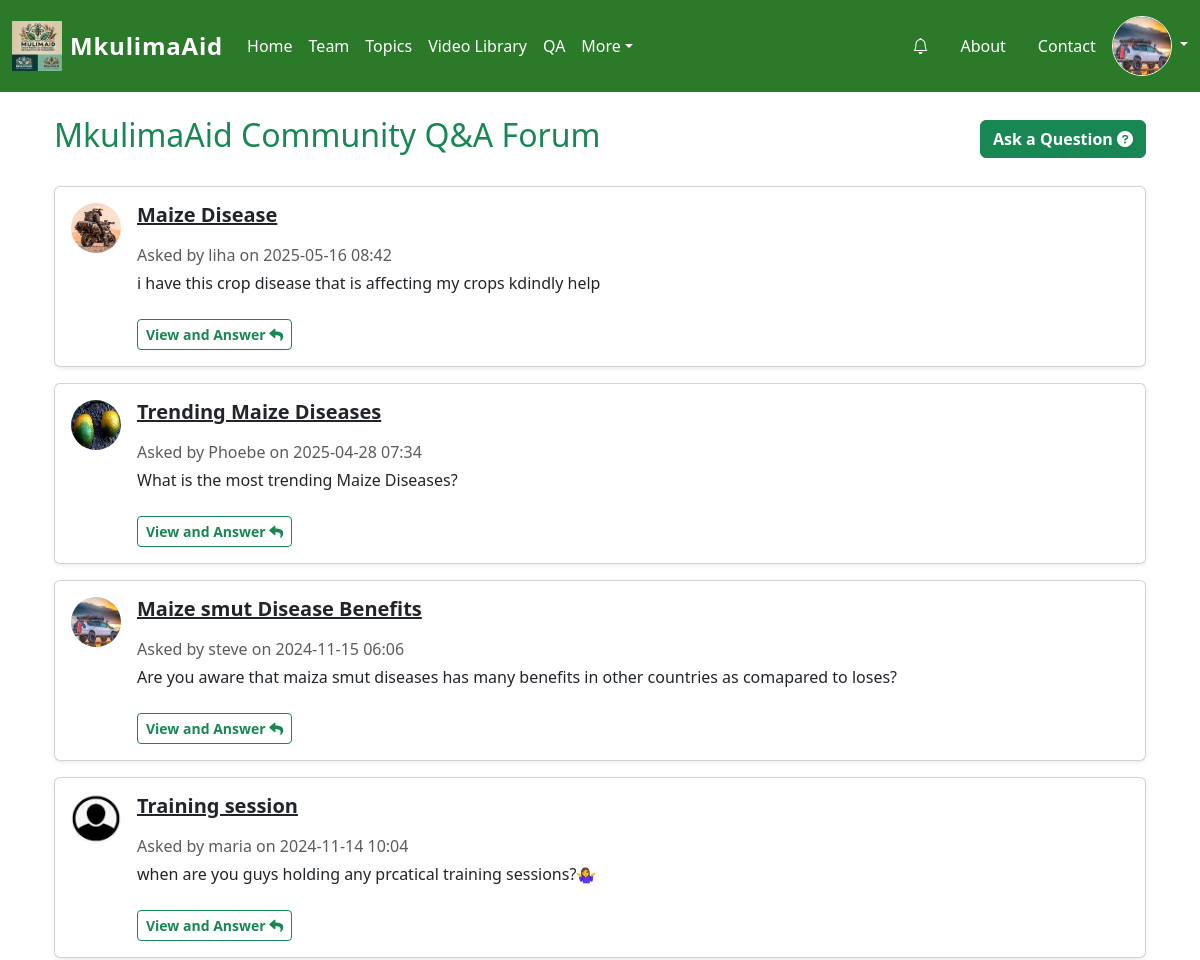
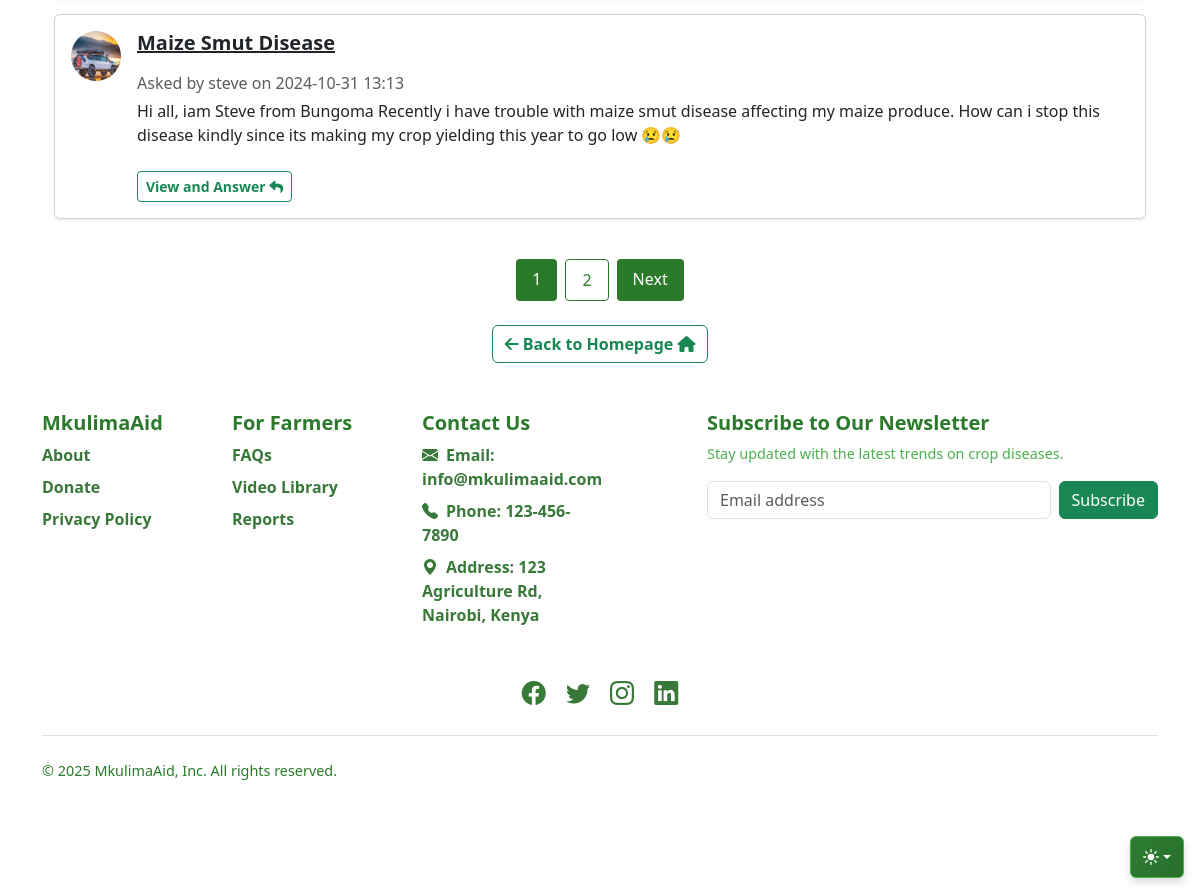
The page /forum (signed in) on the database its author committed (2 pictures, top to bottom).
### mkulimaaid/models.py (models this page shows, shortened)
class Settings(db.Model):
    id = db.Column(db.Integer, primary_key=True)
    site_title = db.Column(db.String(100), nullable=False, default="MkulimaAid")
    site_logo = db.Column(db.String(100), nullable=True)  # Store logo file path
    contact_email = db.Column(db.String(100), nullable=False, default="info@mkulimaaid.com")
    contact_phone = db.Column(db.String(20), nullable=False, default="123-456-7890")
    address = db.Column(db.Text, nullable=True, default="123 Main St, City, Country")
    maintenance_mode = db.Column(db.Boolean, default=False)

class User(UserMixin, db.Model):  # Use db.Model for SQLAlchemy models
    __tablename__ = 'users'
    id = db.Column(db.Integer, primary_key=True)
    fullname = db.Column(db.String(100), nullable=False)
    username = db.Column(db.String(50), nullable=False, unique=True)
    email = db.Column(db.String(120), nullable=False, unique=True)
    phone = db.Column(db.String(20), nullable=False)
    password = db.Column(db.String(60), nullable=False)
    is_admin = db.Column(db.Boolean, default=False)
    avatar = db.Column(db.String(100), nullable=True)
    date_joined = db.Column(db.DateTime, default=datetime.utcnow)
    farmers = db.relationship('Farmer', backref='user', lazy=True)
    contact_messages = db.relationship('ContactMessage', backref='user', lazy=True)

class Question(db.Model):
    __tablename__ = 'questions'
    id = db.Column(db.Integer, primary_key=True)
    title = db.Column(db.String(255), nullable=False)  # Question title
    content = db.Column(db.Text, nullable=False)  # Question content
    timestamp = db.Column(db.DateTime, default=datetime.utcnow)  # Time of posting
    author_id = db.Column(db.Integer, db.ForeignKey('users.id'), nullable=False)  # Author of the question
    author = db.relationship('User', backref=db.backref('questions', lazy=True))  # Relationship with User

### mkulimaaid/routes.py (the view)
@main.route('/forum')
@login_required
def forum():
    farmers_form = FarmersForm()
    page = request.args.get('page', 1, type=int)
    questions = Question.query.order_by(Question.timestamp.desc()).paginate(page=page, per_page=5)
    return render_template('forum.html', questions=questions, farmers_form=farmers_form)

### mkulimaaid/templates/forum.html (shortened to what this page needs)
{% extends "base.html" %}
{% block content %}
<div class="container">
    <div class="d-flex justify-content-between align-items-center my-4">
        <h2 class="text-success">MkulimaAid Community Q&A Forum</h2>
        <a href="{{ url_for('main.new_question') }}" class="btn btn-success text-white fw-bold">Ask a Question <i class="fas fa-question-circle"></i> </a>
    </div>
    <div class="row">
        {% for question in questions.items %}
        <div class="col-md-12">
            <div class="card mb-3 shadow-sm">
                <div class="card-body d-flex">
                    <img class="rounded-circle me-3"
                         src="{{ url_for('static', filename='uploads/' + question.author.avatar) if question.author.avatar else url_for('static', filename='images/default.png') }}"
                         alt="User Avatar" width="50" height="50">
                    <div>
                        <h5>
                            <a href="{{ url_for('main.view_question', question_id=question.id) }}" class="text-body">
                                {{ question.title }}
                            </a>
                        </h5>
                        <p class="text-muted mb-1">
                            Asked by {{ question.author.username }} on {{ question.timestamp.strftime('%Y-%m-%d %H:%M') }}
                        </p>
                        <p>
                            {{ question.content[:200] }}
                        </p>
                        <a href="{{ url_for('main.view_question', question_id=question.id) }}"
                           class="btn btn-outline-success btn-sm mt-2 fw-bold">
                            View and Answer <i class="fas fa-reply"></i>
                        </a>
                    </div>
                </div>
            </div>
        </div>
        {% else %}
        <p class="text-muted">No questions have been asked yet. Be the first to ask!</p>
        {% endfor %}
    </div>
    <div class="pagination justify-content-center mt-4">
        {% for page_num in questions.iter_pages(left_edge=1, right_edge=1, left_current=2, right_current=2) %}
        {% if page_num %}
            {% if page_num == questions.page %}
            <span style="background-color: #2a7a2a; color: white; padding: 8px 16px; margin: 0 4px; border-radius: 4px;">
                {{ page_num }}
            </span>
            {% else %}
            <a href="{{ url_for('main.forum', page=page_num) }}"
               style="background-color: transparent; color: #2a7a2a; padding: 8px 16px; margin: 0 4px; border: 1px solid #2a7a2a; border-radius: 4px; text-decoration: none;"
               onmouseover="this.style.backgroundColor='#2a7a2a'; this.style.color='white';"
               onmouseout="this.style.backgroundColor='transparent'; this.style.color='#2a7a2a';">
               {{ page_num }}
            </a>
            {% endif %}
        {% else %}
        <span class="mx-1">…</span>
        {% endif %}
        {% endfor %}
        {% if questions.has_next %}
        <a href="{{ url_for('main.forum', page=questions.next_num) }}"
           style="background-color: #2a7a2a; color: white; padding: 8px 16px; margin: 0 4px; border-radius: 4px; text-decoration: none;"
           onmouseover="this.style.backgroundColor='#256625';"
           onmouseout="this.style.backgroundColor='#2a7a2a';">
           Next
        </a>
        {% endif %}
    </div>
    <div class="text-center mt-4">
        <a href="{{ url_for('main.upload') }}"
           class="btn btn-outline-success fw-bold">
           <i class="fas fa-arrow-left"></i> Back to Homepage <i class="fas fa-home"></i>
        </a>
    </div>
</div>
{% endblock %}

### mkulimaaid/templates/base.html (shortened to what this page needs)
<!DOCTYPE html>
<html lang="en">
  <head>
    <link rel="stylesheet" href="{{ url_for('static', filename='css/styles.css') }}" />
    <link rel="stylesheet" href="https://cdn.datatables.net/1.13.6/css/jquery.dataTables.min.css">
    <link
      href="https://cdn.jsdelivr.net/npm/bootstrap@5.3.3/dist/css/bootstrap.min.css"
      rel="stylesheet"
    />
    <link
      href="https://cdnjs.cloudflare.com/ajax/libs/bootstrap-icons/1.5.0/font/bootstrap-icons.min.css"
      rel="stylesheet"
    />
    <link rel="stylesheet" href="https://unpkg.com/flickity@2/dist/flickity.min.css" />
    <link rel="stylesheet" href="https://cdnjs.cloudflare.com/ajax/libs/font-awesome/6.0.0-beta3/css/all.min.css">
    <link rel="stylesheet" href="https://unpkg.com/leaflet@1.9.4/dist/leaflet.css" />
  </head>
  <body>
      <div class="container">
      <nav class="navbar navbar-expand-lg bg-green navbar-dark py-3 ">
        <div class="container-fluid">
          <a class="navbar-brand d-flex align-items-center" href="{{ url_for('main.upload') }}">
            <img src="{{ url_for('static', filename='images/' + g.settings.site_logo) if g.settings.site_logo else url_for('static', filename='logo.png') }}" alt="Site Logo" class="site-logo me-2" style="height: 50px;" />
            <span class="site-title text-white">{{ g.settings.site_title or "MkulimaAid" }}</span>
          </a>
          <div class="collapse navbar-collapse" id="navbarSupportedContent">
            <ul class="navbar-nav me-auto mb-2 mb-lg-0">
              <li class="nav-item">
                <a class="nav-link text-white" href="{{ url_for('main.upload') }}">Home</a>
              </li>
              <li class="nav-item">
                <a class="nav-link text-white" href="/team">Team</a>
              </li>
              <li>
                <a class="nav-link text-white" href="/topics">Topics</a>
              </li>
              <li>
                <a class="nav-link text-white" href="/videos">Video Library</a>
              </li>
              <li>
                  <a class="nav-link text-white" href="/forum">QA</a>
              </li>
              <li class="nav-item dropdown">
                <a class="nav-link dropdown-toggle text-white" href="#" role="button" data-bs-toggle="dropdown" aria-expanded="false">More</a>
              </li>
            </ul>
                <div class="d-flex align-items-center">
                    <ul class="nav">
                        <li>
                            <a href="/notifications" class="nav-link text-white position-relative">
                                <i class="bi bi-bell"></i>
                            </a>
                        </li>
                        <li><a href="/about" class="nav-link text-white">About</a></li>
                        <li><a href="/contact" class="nav-link text-white">Contact</a></li>
                    </ul>
                </div>
              <div class="dropdown">
                <a href="#" class="d-block text-white text-decoration-none dropdown-toggle" data-bs-toggle="dropdown" aria-expanded="false">
                  <img src="{{ url_for('static', filename='uploads/' + current_user.avatar) if current_user.avatar else url_for('static', filename='images/default.png') }}" alt="Profile" width="40" height="40" class="rounded-circle border border-light">
                </a>
              </div>
            </div>
          </div>
        </div>
    <div class="dropdown position-fixed bottom-0 end-0 mb-3 me-3 bd-mode-toggle">
        <button class="btn btn-bd-primary py-2 dropdown-toggle d-flex align-items-center" id="bd-theme" type="button" aria-expanded="false" data-bs-toggle="dropdown" aria-label="Toggle theme (auto)">
            <svg class="bi my-1 theme-icon-active" width="1em" height="1em">
                <use href="#circle-half"></use>
            </svg>
        </button>
    </div>
      <div class="container">{% block content %}{% endblock %}</div>
      <div class="container">
        <footer class="footer py-5">
            <div class="row">
                <div class="col-6 col-md-2 mb-3">
                    <h5 class="footer-title">MkulimaAid</h5>
                    <ul class="nav flex-column">
                        <li class="nav-item mb-2">
                            <a href="/about" class="footer-link">About</a>
                        </li>
                        <li class="nav-item mb-2">
                            <a href="/donate" class="footer-link">Donate</a>
                        </li>
                        <li class="nav-item mb-2">
                            <a href="/privacy-policy" class="footer-link">Privacy Policy</a>
                        </li>
                    </ul>
                </div>
                <div class="col-6 col-md-2 mb-3">
                    <h5 class="footer-title">For Farmers</h5>
                    <ul class="nav flex-column">
                        <li class="nav-item mb-2">
                            <a href="/faqs" class="footer-link">FAQs</a>
                        </li>
                        <li class="nav-item mb-2">
                            <a href="{{ url_for('main.videos') }}" class="footer-link">Video Library</a>
                        </li>
                        <li class="nav-item mb-2">
                            <a href="{{ url_for('main.homepage_reports') }}" class="footer-link">Reports</a>
                        </li>
                    </ul>
                </div>
                <div class="col-6 col-md-2 mb-3">
                    <h5 class="footer-title">Contact Us</h5>
                    <ul class="nav flex-column">
                        <li class="nav-item mb-2">
                            <a href="mailto:{{ g.settings.contact_email }}" class="footer-link">
                                <i class="bi bi-envelope-fill me-2"></i>Email: {{ g.settings.contact_email }}
                            </a>
                        </li>
                        <li class="nav-item mb-2">
                            <a href="tel:{{ g.settings.contact_phone }}" class="footer-link">
                                <i class="bi bi-telephone-fill me-2"></i>Phone: {{ g.settings.contact_phone }}
                            </a>
                        </li>
                        <li class="nav-item mb-2">
                            <span class="footer-link">
                                <i class="bi bi-geo-alt-fill me-2"></i>Address: {{ g.settings.address }}
                            </span>
                        </li>
                    </ul>
                </div>
                <div class="col-md-5 offset-md-1 mb-3">
                    <form method="POST" action="{{ url_for('main.subscribe') }}">
                        <h5 class="footer-title">Subscribe to Our Newsletter</h5>
                        <p class="footer-subtext">Stay updated with the latest trends on crop diseases.</p>
                        <div class="d-flex flex-column flex-sm-row w-100 gap-2">
                            <input
                                id="newsletter1"
                                type="email"
                                name="email"
                                class="form-control"
                                placeholder="Email address"
                                required
                            />
                            <button class="btn btn-success" type="submit">Subscribe</button>
                        </div>
                    </form>
                </div>
            </div>
            <div class="row mt-4 text-center">
                <div class="col">
                    <a href="#" class="social-link me-3"><i class="bi bi-facebook"></i></a>
                    <a href="#" class="social-link me-3"><i class="bi bi-twitter"></i></a>
                    <a href="#" class="social-link me-3"><i class="bi bi-instagram"></i></a>
                    <a href="#" class="social-link"><i class="bi bi-linkedin"></i></a>
                </div>
            </div>
            <div class="d-flex flex-column flex-sm-row justify-content-between py-4 my-4 border-top">
                <p class="footer-rights">&copy; 2025 MkulimaAid, Inc. All rights reserved.</p>
            </div>
        </footer>
    </div>
  </body>
</html>

### rows shown on the page
Settings: site_logo (picture), settings "MkulimaAid", settings.contact_email "info@mkulimaaid.com", settings.contact_phone "123-456-7890", settings.address "123 Agriculture Rd, Nairobi, Kenya"
User: avatar (picture)
Question: avatar (picture), title "Maize Disease", author.username "liha", timestamp "2025-05-16 08:42", content "i have this crop disease that is affecting my crops kdindly help"
Question: avatar (picture), title "Trending Maize Diseases", author.username "Phoebe", timestamp "2025-04-28 07:34", content "What is the most trending Maize Diseases?"
Question: avatar (picture), title "Maize smut Disease Benefits", author.username "steve", timestamp "2024-11-15 06:06", content "Are you aware that maiza smut diseases has many benefits in other countries as comapared to loses?"
Question: shows a picture, title "Training session", author.username "maria", timestamp "2024-11-14 10:04", content "when are you guys holding any prcatical training sessions?🤷‍♀️"
Question: avatar (picture), title "Maize Smut Disease", author.username "steve", timestamp "2024-10-31 13:13", content "Hi all, iam Steve from Bungoma Recently i have trouble with maize smut disease affecting my maize produce. How can i stop this disease kindly since its making my crop yielding this year to go low 😢😢"

### other values the page prints
{{ page_num }} "1"
{{ page_num }} "2"
